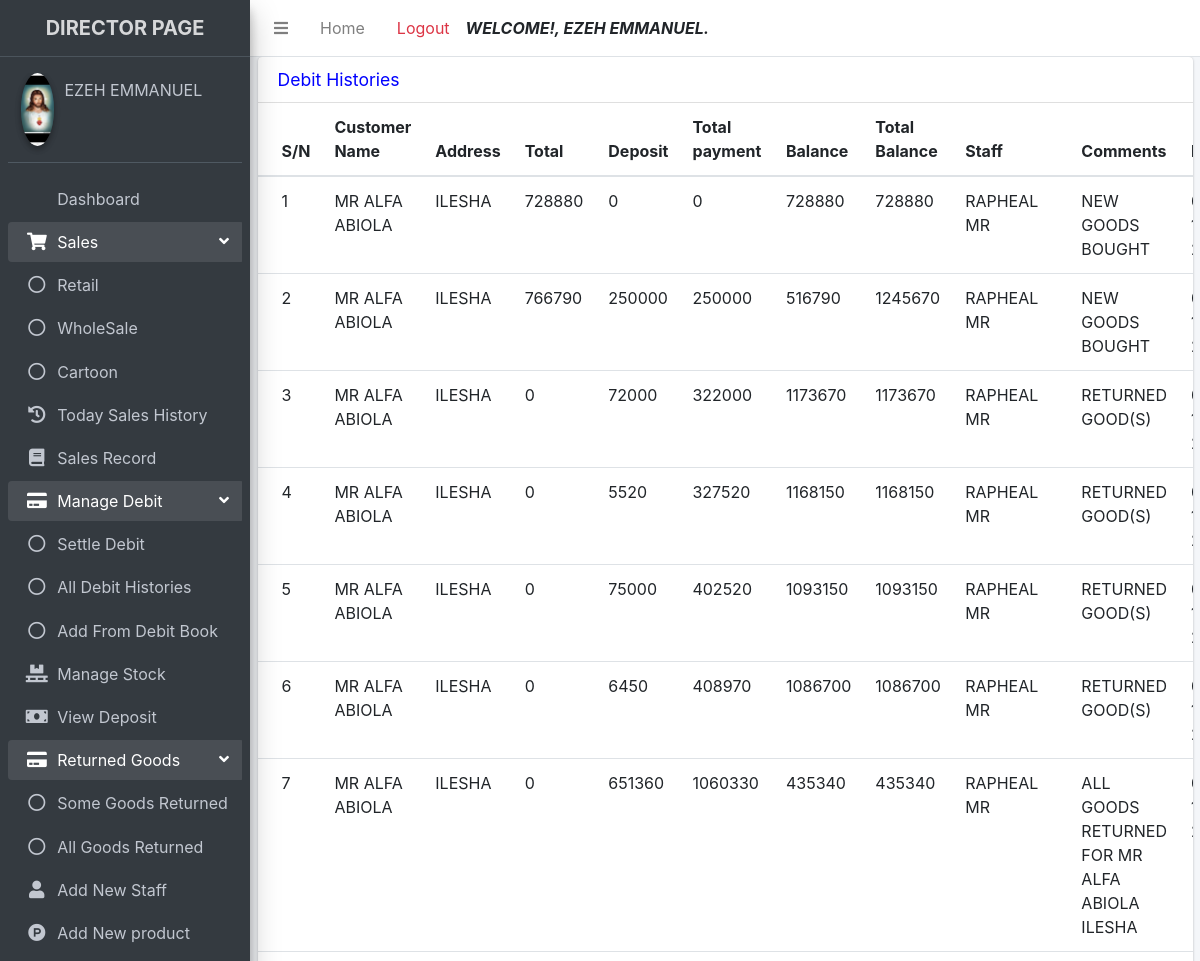
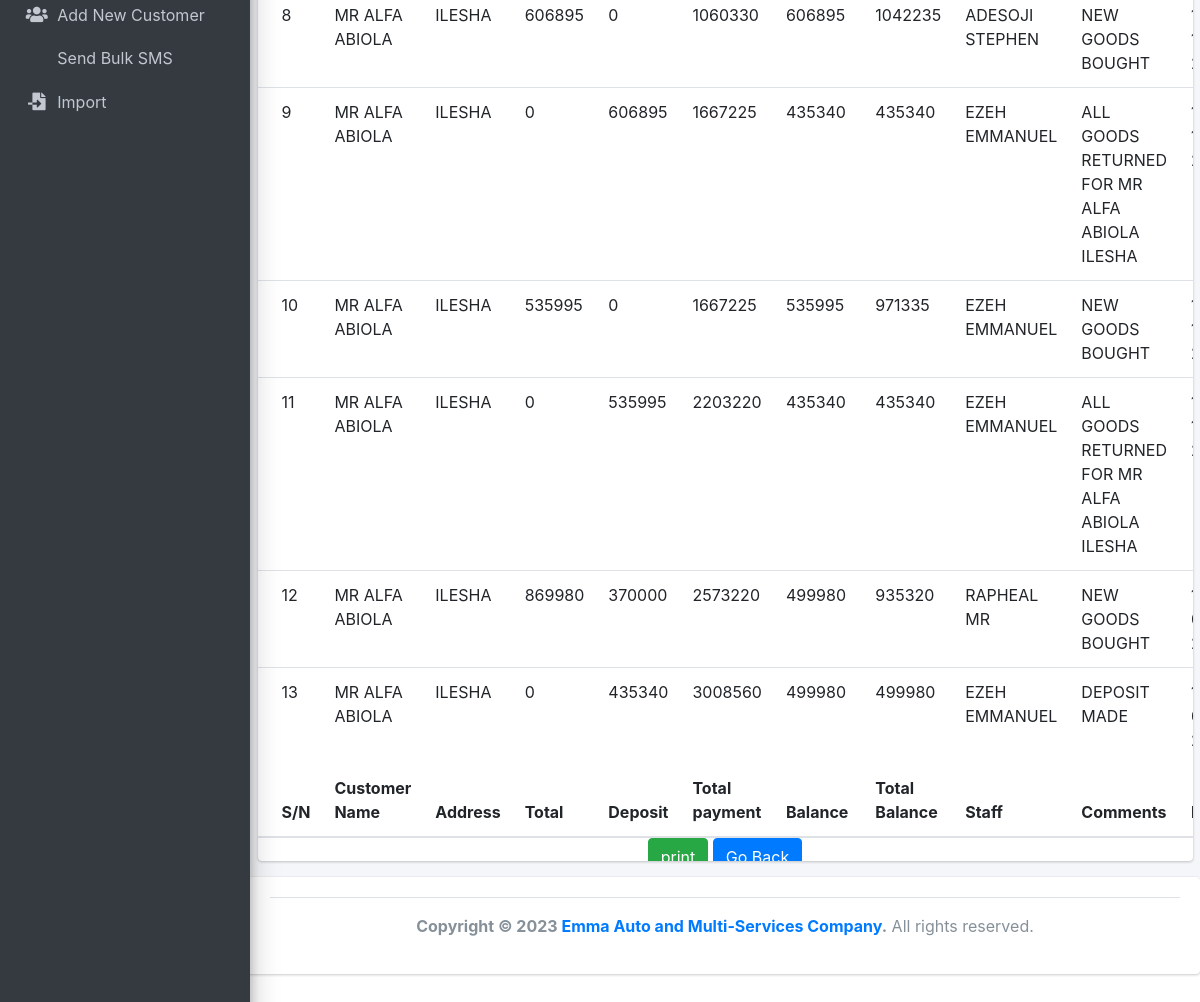
Page /director/settle_debit_details.php?customer_name=MR ALFA ABIOLA&address=ILESHA (signed in) on the committed database (2 pictures, top to bottom).
### tables this page shows
CREATE TABLE `registered` (
  `id` int(11) NOT NULL AUTO_INCREMENT,
  `firstname` varchar(255) NOT NULL,
  `lastname` varchar(255) NOT NULL,
  `username` varchar(255) NOT NULL,
  `password` varchar(255) NOT NULL,
  `role` varchar(10) NOT NULL,
  `passport` varchar(255) NOT NULL,
  `status` varchar(10) NOT NULL,
  `date_registered` timestamp NOT NULL DEFAULT current_timestamp(),
  PRIMARY KEY (`id`)
);

CREATE TABLE `debit_histories` (
  `id` int(11) NOT NULL AUTO_INCREMENT,
  `customer_name` varchar(255) NOT NULL,
  `address` varchar(255) NOT NULL,
  `total` int(10) NOT NULL,
  `deposit` int(10) NOT NULL,
  `total_paid` int(10) NOT NULL,
  `balance` int(10) NOT NULL,
  `total_balance` int(10) NOT NULL,
  `staff_name` varchar(255) NOT NULL,
  `date` varchar(255) NOT NULL,
  `comments` varchar(255) NOT NULL,
  `invoice_no` varchar(255) NOT NULL,
  PRIMARY KEY (`id`)
);

### director/classes/Controller.php (called while the page is built, shortened)
<?php
   class Controller extends Model
   {
           if (isset($_POST["$value"])) { ?>
<?php }
       public function viewDebit()
       {
           if (isset($_GET["customer_name"]) && $_GET["address"]) {
               $customer_name = $_GET["customer_name"];
               $customer_address =  $_GET["address"];
               $select = $this->debitView($customer_name, $customer_address);
               return $select;
           }
       }
   }
   ?>

### director/settle_debit_details.php (the view, shortened to what this page needs)
<?php
include "includes/header.php";
include "includes/navbar.php";
include "includes/sidebar.php";
$ctr = new Controller();
?>
<section>
    <div class="container-fluid">
        <div class="row">
            <div class="col-12">
                <div class="card">
                    <div class="card-header">
                        <h3 class="card-title">Debit Histories</h3>
                    </div>
                    <div class="card-body table-responsive p-0 fixTableHead">
                        <table class="table table-hover">
                        <thead>
                                <tr>
                                    <th>S/N</th>
                                    <th>Customer Name </th>
                                    <th>Address</th>
                                    <th>Total</th>
                                    <th>Deposit</th>
                                    <th>Total payment</th>
                                    <th>Balance</th>
                                    <th>Total Balance</th>
                                    <th>Staff</th>
                                    <th>Comments</th>
                                    <th style="width: 10%">Date</th>
                                </tr>
                            </thead>
                            <tbody id ="table">
                                <?php
                               $id = 0;
                  $select = $ctr->viewDebit();
                 while ($row = mysqli_fetch_array($select)){?>
                 <capital>
                 <tr>
                                    <td style="text-transform:uppercase">
                                        <?php echo ++$id ?>
                                    </td>
                                    <td style="text-transform:uppercase">
                                        <?php echo $row['customer_name'] ?>
                                    </td>
                                    <td style="text-transform:uppercase">
                                        <?php echo $row['address'] ?>
                                    </td>
                                    <td style="text-transform:uppercase">
                                        <?php echo $row['total'] ?>
                                    </td>
                                    <td style="text-transform:uppercase">
                                        <?php echo $row['deposit'] ?>
                                    </td>
                                    <td style="text-transform:uppercase">
                                        <?php echo $row['total_paid'] ?>
                                    </td>
                                    <td style="text-transform:uppercase">
                                        <?php echo $row['balance'] ?>
                                    </td>
                                    <td style="text-transform:uppercase">
                                        <?php echo $row['total_balance'] ?>
                                    </td>
                                    <td style="text-transform:uppercase">
                                        <?php echo $row['staff_name'] ?>
                                    </td>
                                    <td style="text-transform:uppercase">
                                        <?php echo $row['comments'] ?>
                                    </td>
                                    <td style="text-transform:uppercase">
                                    </td>
                                </tr>
                                </capital>
                                <?php }
                ?>
                <thead class=" d-print-none">
                                <tr>
                                    <th>S/N</th>
                                    <th>Customer Name</th>
                                    <th>Address</th>
                                    <th>Total</th>
                                    <th>Deposit</th>
                                    <th>Total payment</th>
                                    <th>Balance</th>
                                    <th>Total Balance</th>
                                    <th>Staff</th>
                                    <th>Comments</th>
                                    <th>Date</th>
                                </tr>
                        </thead>
                            </tbody>
                        </table>
                        <div class="text-center">
                            <form action="" method="post">
                            <input name="print" type="submit" class="toggle btn btn-success d-print-none" value="print" onclick="printpage()">
                            <a href="./settle_debit.php" class="btn btn-primary d-print-none">Go Back</a>
                           </form>
                        </div>
                    </div>
                </div>
            </div>
        </div>
    </div>
</section>
<?php
include "includes/footer.php";
?>

### director/includes/sidebar.php (shortened to what this page needs)
<aside class="main-sidebar sidebar-dark-primary elevation-4">
  <a href="#" class="brand-link text-center">
    <span class="brand-text font-weight-bold">DIRECTOR PAGE</span>
  </a>
  <div class="sidebar">
    <div class="user-panel mt-3 pb-3 mb-3 d-flex">
      <div class="image">
        <img src="<?php $mod = new Model; $mod->displayPassport();?>" class="img-circle elevation-2">
      </div>
      <div class="info">
        <a href="#" class="d-block"><?php echo $_SESSION["directorfullname"]?></a>
      </div>
    </div>
    <nav class="mt-2">
      <ul class="nav nav-pills nav-sidebar flex-column" data-widget="treeview" role="menu" data-accordion="false">
        <li class="nav-item">
          <a href="dashboard.php" class="nav-link <?php if ($_SERVER['PHP_SELF'] == '/emma_auto_investment/director/dashboard.php'){ echo "active"; } ?> ">
             <p>
                Dashboard
            </p>
         </a>
       </li>
       <li class="nav-item has-treeview menu-open">
          <a href="#" class="nav-link <?php if (($_SERVER['PHP_SELF'] == '/emma_auto_investment/director/retail.php') OR ($_SERVER['PHP_SELF'] == '/emma_auto_investment/director/wholesale.php') OR ($_SERVER['PHP_SELF'] == '/emma_auto_investment/director/carton.php')){ echo "active"; } ?>">
            <i class="nav-icon fas fa-shopping-cart"></i>
            <p>
              Sales
              <i class="right fas fa-angle-left"></i>
            </p>
          </a>
          <ul class="nav nav-treeview">
            <li class="nav-item">
              <a href="retail.php" class="nav-link  <?php if ($_SERVER['PHP_SELF'] == '/emma_auto_investment/director/retail.php'){ echo "active"; } ?>">
                <i class="far fa-circle nav-icon"></i>
                <p>Retail</p>
              </a>
            </li>
            <li class="nav-item">
              <a href="wholesales.php" class="nav-link  <?php if ($_SERVER['PHP_SELF'] == '/emma_auto_investment/director/wholesales.php'){ echo "active"; } ?>">
                <i class="far fa-circle nav-icon"></i>
                <p>WholeSale</p>
              </a>
            </li>
            <li class="nav-item">
              <a href="cartoon.php" class="nav-link  <?php if ($_SERVER['PHP_SELF'] == '/emma_auto_investment/director/cartoon.php'){ echo "active"; } ?>">
                <i class="far fa-circle nav-icon"></i>
                <p>Cartoon</p>
              </a>
            </li>
          </ul>
        </li>
       <li class="nav-item">
          <a href="sales_history.php" class="nav-link <?php if ($_SERVER['PHP_SELF'] == '/emma_auto_investment/director/sales_history.php'){ echo "active"; } ?>">
            <i class="nav-icon fa fa-history"></i>
             <p>
               Today Sales History
            </p>
         </a>
     </li>
     <li class="nav-item">
          <a href="search_record.php" class="nav-link <?php if ($_SERVER['PHP_SELF'] == '/emma_auto_investment/director/search_record.php'){ echo "active"; } ?>">
            <i class="nav-icon fa fa-book"></i>
             <p>
                Sales Record
            </p>
         </a>
     </li>
     <li class="nav-item has-treeview menu-open">
          <a href="#" class="nav-link <?php if (($_SERVER['PHP_SELF'] == '/emma_auto_investment/director/settle_debit.php') OR ($_SERVER['PHP_SELF'] == '/emma_auto_investment/director/debit_history.php') OR ($_SERVER['PHP_SELF'] == '/emma_auto_investment/director/debit_book.php')){ echo "active"; } ?>">
            <i class="nav-icon fa fa-credit-card"></i>
            <p>
              Manage Debit
              <i class="right fas fa-angle-left"></i>
            </p>
          </a>
          <ul class="nav nav-treeview">
            <li class="nav-item">
              <a href="settle_debit.php" class="nav-link  <?php if ($_SERVER['PHP_SELF'] == '/emma_auto_investment/director/settle_debit.php'){ echo "active"; } ?>">
                <i class="far fa-circle nav-icon"></i>
                <p>Settle Debit</p>
              </a>
            </li>
            <li class="nav-item">
              <a href="debit_history.php" class="nav-link  <?php if ($_SERVER['PHP_SELF'] == '/emma_auto_investment/director/debit_history.php'){ echo "active"; } ?>">
                <i class="far fa-circle nav-icon"></i>
                <p>All Debit Histories</p>
              </a>
            </li>
            <li class="nav-item">
              <a href="debit_book.php" class="nav-link  <?php if ($_SERVER['PHP_SELF'] == '/emma_auto_investment/director/debit_book.php'){ echo "active"; } ?>">
                <i class="far fa-circle nav-icon"></i>
                <p>Add From Debit Book</p>
              </a>
            </li>
          </ul>
        </li>
       <li class="nav-item">
          <a href="stock.php" class="nav-link <?php if ($_SERVER['PHP_SELF'] == '/emma_auto_investment/director/stock.php'){ echo "active"; } ?>">
            <i class="nav-icon fa fa-pallet"></i>
             <p>
                Manage Stock
            </p>
         </a>
       </li>
       <li class="nav-item">
          <a href="show_deposit.php" class="nav-link <?php if ($_SERVER['PHP_SELF'] == '/emma_auto_investment/director/show_deposit.php'){ echo "active"; } ?>">
            <i class="nav-icon fa fa-money-bill"></i>
             <p>
                View Deposit
            </p>
         </a>
       </li>
       <li class="nav-item has-treeview menu-open">
          <a href="#" class="nav-link <?php if (($_SERVER['PHP_SELF'] == '/emma_auto_investment/director/return_goods.php') OR ($_SERVER['PHP_SELF'] == '/emma_auto_investment/director/return_each_goods.php')){ echo "active"; } ?>">
            <i class="nav-icon fa fa-credit-card"></i>
            <p>
            Returned Goods
              <i class="right fas fa-angle-left"></i>
            </p>
          </a>
          <ul class="nav nav-treeview">
          <li class="nav-item">
              <a href="return_each_goods.php" class="nav-link  <?php if ($_SERVER['PHP_SELF'] == '/emma_auto_investment/director/return_each_goods.php'){ echo "active"; } ?>">
                <i class="far fa-circle nav-icon"></i>
                <p>Some Goods Returned</p>
              </a>
            </li>
            <li class="nav-item">
              <a href="return_goods.php" class="nav-link  <?php if ($_SERVER['PHP_SELF'] == '/emma_auto_investment/director/return_goods.php'){ echo "active"; } ?>">
                <i class="far fa-circle nav-icon"></i>
                <p>All Goods Returned</p>
              </a>
            </li>
          </ul>
        </li>
        <li class="nav-item">
          <a href="add_new_user.php" class="nav-link <?php if ($_SERVER['PHP_SELF'] == '/emma_auto_investment/director/add_new_user.php'){ echo "active"; } ?>">
            <i class="nav-icon fas fa-user"></i>
             <p>
             Add New Staff
            </p>
         </a>
       </li>
       <li class="nav-item">
          <a href="add_new_product.php" class="nav-link  <?php if ($_SERVER['PHP_SELF'] == '/emma_auto_investment/director/add_new_product.php'){ echo "active"; } ?>">
            <i class="nav-icon fab fa-product-hunt"></i>
             <p>
               Add New product
            </p>
         </a>
       </li>
       <li class="nav-item">
          <a href="add_new_customer.php" class="nav-link <?php if ($_SERVER['PHP_SELF'] == '/emma_auto_investment/director/add_new_customer.php'){ echo "active"; } ?>">
            <i class="nav-icon fas fa-users"></i>
             <p>
             Add New Customer
            </p>
         </a>
       </li>
       <li class="nav-item">
          <a href="bulk_sms.php" class="nav-link <?php if ($_SERVER['PHP_SELF'] == '/emma_auto_investment/director/bulk_sms.php'){ echo "active"; } ?>">
             <p>
             Send Bulk SMS
            </p>
         </a>
       </li>
        <li class="nav-item">
          <a href="import.php" class="nav-link <?php if ($_SERVER['PHP_SELF'] == '/emma_auto_investment/director/import.php'){ echo "active"; } ?>">
            <i class="nav-icon fa fa-file-import"></i>
             <p>
                Import
            </p>
         </a>
       </li>
      </ul>
    </nav>
  </div>
</aside>
<div class="content-wrapper">

### director/includes/header.php (style rules this page uses)
h3 { color:blue; font-weight:bolder; }
.fixTableHead { height: 75vh; }
.fixTableHead thead th { position: sticky; top: 0; background-color:white; }

### rows in the picture
registered: passport (picture)
debit_histories: customer_name "MR ALFA ABIOLA", address "ILESHA", total "728880", deposit "0", total_paid "0", balance "728880", total_balance "728880", staff_name "RAPHEAL MR", comments "NEW GOODS BOUGHT"
debit_histories: customer_name "MR ALFA ABIOLA", address "ILESHA", total "766790", deposit "250000", total_paid "250000", balance "516790", total_balance "1245670", staff_name "RAPHEAL MR", comments "NEW GOODS BOUGHT"
debit_histories: customer_name "MR ALFA ABIOLA", address "ILESHA", total "0", deposit "72000", total_paid "322000", balance "1173670", total_balance "1173670", staff_name "RAPHEAL MR", comments "RETURNED GOOD(S)"
debit_histories: customer_name "MR ALFA ABIOLA", address "ILESHA", total "0", deposit "5520", total_paid "327520", balance "1168150", total_balance "1168150", staff_name "RAPHEAL MR", comments "RETURNED GOOD(S)"
debit_histories: customer_name "MR ALFA ABIOLA", address "ILESHA", total "0", deposit "75000", total_paid "402520", balance "1093150", total_balance "1093150", staff_name "RAPHEAL MR", comments "RETURNED GOOD(S)"
debit_histories: customer_name "MR ALFA ABIOLA", address "ILESHA", total "0", deposit "6450", total_paid "408970", balance "1086700", total_balance "1086700", staff_name "RAPHEAL MR", comments "RETURNED GOOD(S)"
debit_histories: customer_name "MR ALFA ABIOLA", address "ILESHA", total "0", deposit "651360", total_paid "1060330", balance "435340", total_balance "435340", staff_name "RAPHEAL MR", comments "ALL GOODS RETURNED FOR MR ALFA ABIOLA ILESHA"
debit_histories: customer_name "MR ALFA ABIOLA", address "ILESHA", total "606895", deposit "0", total_paid "1060330", balance "606895", total_balance "1042235", staff_name "ADESOJI STEPHEN", comments "NEW GOODS BOUGHT"
debit_histories: customer_name "MR ALFA ABIOLA", address "ILESHA", total "0", deposit "606895", total_paid "1667225", balance "435340", total_balance "435340", staff_name "EZEH EMMANUEL", comments "ALL GOODS RETURNED FOR MR ALFA ABIOLA ILESHA"
debit_histories: customer_name "MR ALFA ABIOLA", address "ILESHA", total "535995", deposit "0", total_paid "1667225", balance "535995", total_balance "971335", staff_name "EZEH EMMANUEL", comments "NEW GOODS BOUGHT"
debit_histories: customer_name "MR ALFA ABIOLA", address "ILESHA", total "0", deposit "535995", total_paid "2203220", balance "435340", total_balance "435340", staff_name "EZEH EMMANUEL", comments "ALL GOODS RETURNED FOR MR ALFA ABIOLA ILESHA"
debit_histories: customer_name "MR ALFA ABIOLA", address "ILESHA", total "869980", deposit "370000", total_paid "2573220", balance "499980", total_balance "935320", staff_name "RAPHEAL MR", comments "NEW GOODS BOUGHT"
debit_histories: customer_name "MR ALFA ABIOLA", address "ILESHA", total "0", deposit "435340", total_paid "3008560", balance "499980", total_balance "499980", staff_name "EZEH EMMANUEL", comments "DEPOSIT MADE"

### other values in the picture
$_SESSION["directorfullname"] "EZEH EMMANUEL"
